Frame 1 (no input): blank canvas, image omitted
Frame 60 (no input): blank canvas, image omitted
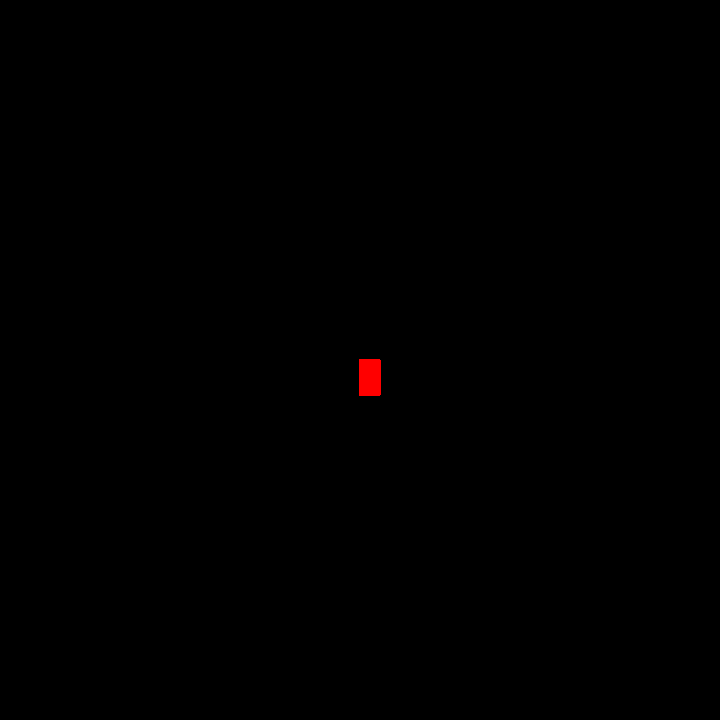
Frame 120 (the mouse pressed at the canvas centre since frame 60)

The p5.js sketch whose frames 1 and 60 were blank and that drew this single picture after the mouse press (run headless with seeded random() and noise() and a simulated clock; from frame 60 on, the mouse is pressed at the canvas centre):

// p5.js sketch
// ── sketch.js
function setup() {
    createCanvas(720, 720);
    background("black")
  }
  
  function draw() {
    stroke("red");
    fill("red");
    
    
    if (mouseIsPressed) {
      rect(mouseX, mouseY, 20, 35);
    }
  }
  
